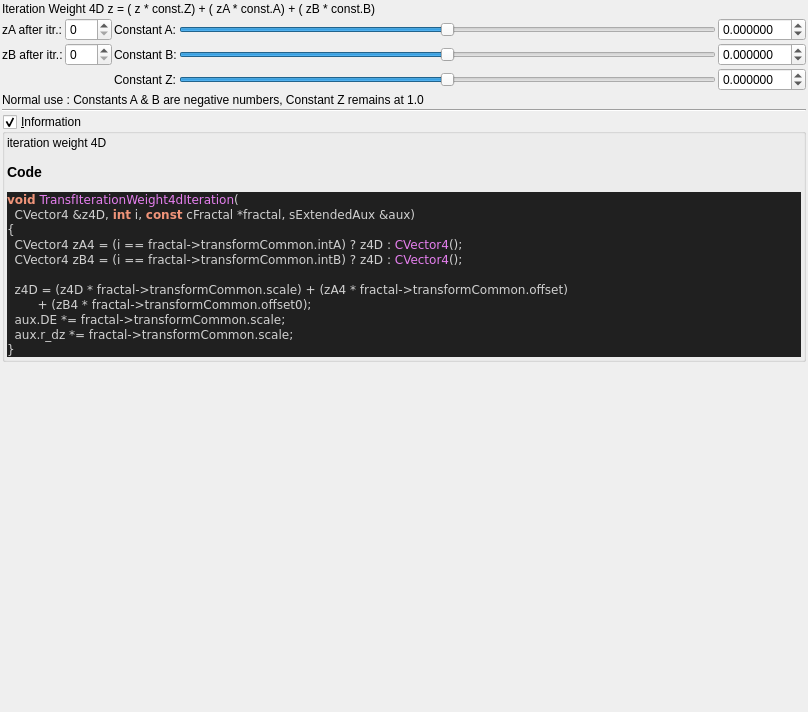
<?xml version="1.0" encoding="UTF-8"?>
<ui version="4.0">
 <class>transf_iteration_weight4d</class>
 <widget class="QWidget" name="Form">
  <property name="geometry">
   <rect>
    <x>0</x>
    <y>0</y>
    <width>808</width>
    <height>712</height>
   </rect>
  </property>
  <property name="windowTitle">
   <string notr="true">transf_iteration_weight4d</string>
  </property>
  <layout class="QVBoxLayout" name="verticalLayout">
   <property name="spacing">
    <number>2</number>
   </property>
   <property name="leftMargin">
    <number>2</number>
   </property>
   <property name="topMargin">
    <number>2</number>
   </property>
   <property name="rightMargin">
    <number>2</number>
   </property>
   <property name="bottomMargin">
    <number>2</number>
   </property>
   <item>
    <widget class="QLabel" name="label_78">
     <property name="text">
      <string>Iteration Weight 4D z = ( z * const.Z) + ( zA * const.A) + ( zB * const.B)</string>
     </property>
    </widget>
   </item>
   <item>
    <layout class="QGridLayout" name="gridLayout_31">
     <property name="spacing">
      <number>2</number>
     </property>
     <item row="2" column="4">
      <widget class="MyDoubleSpinBox" name="spinbox_transf_scale">
       <property name="sizePolicy">
        <sizepolicy hsizetype="Minimum" vsizetype="Maximum">
         <horstretch>0</horstretch>
         <verstretch>0</verstretch>
        </sizepolicy>
       </property>
       <property name="prefix">
        <string/>
       </property>
       <property name="suffix">
        <string/>
       </property>
       <property name="decimals">
        <number>6</number>
       </property>
       <property name="minimum">
        <double>-99.989999999999995</double>
       </property>
       <property name="maximum">
        <double>99.989999999999995</double>
       </property>
       <property name="singleStep">
        <double>0.100000000000000</double>
       </property>
      </widget>
     </item>
     <item row="2" column="3">
      <widget class="QSlider" name="slider_transf_scale">
       <property name="sizePolicy">
        <sizepolicy hsizetype="Expanding" vsizetype="Maximum">
         <horstretch>0</horstretch>
         <verstretch>0</verstretch>
        </sizepolicy>
       </property>
       <property name="minimum">
        <number>-5000000</number>
       </property>
       <property name="maximum">
        <number>5000000</number>
       </property>
       <property name="singleStep">
        <number>1</number>
       </property>
       <property name="orientation">
        <enum>Qt::Horizontal</enum>
       </property>
      </widget>
     </item>
     <item row="1" column="1">
      <widget class="MySpinBox" name="spinboxInt_transf_int_B">
       <property name="sizePolicy">
        <sizepolicy hsizetype="Minimum" vsizetype="Maximum">
         <horstretch>0</horstretch>
         <verstretch>0</verstretch>
        </sizepolicy>
       </property>
       <property name="maximum">
        <number>250</number>
       </property>
      </widget>
     </item>
     <item row="0" column="4">
      <widget class="MyDoubleSpinBox" name="spinbox_transf_offset">
       <property name="sizePolicy">
        <sizepolicy hsizetype="Minimum" vsizetype="Maximum">
         <horstretch>0</horstretch>
         <verstretch>0</verstretch>
        </sizepolicy>
       </property>
       <property name="prefix">
        <string/>
       </property>
       <property name="suffix">
        <string/>
       </property>
       <property name="decimals">
        <number>6</number>
       </property>
       <property name="minimum">
        <double>-99.989999999999995</double>
       </property>
       <property name="maximum">
        <double>99.989999999999995</double>
       </property>
       <property name="singleStep">
        <double>0.100000000000000</double>
       </property>
      </widget>
     </item>
     <item row="1" column="4">
      <widget class="MyDoubleSpinBox" name="spinbox_transf_offset_0">
       <property name="sizePolicy">
        <sizepolicy hsizetype="Minimum" vsizetype="Maximum">
         <horstretch>0</horstretch>
         <verstretch>0</verstretch>
        </sizepolicy>
       </property>
       <property name="prefix">
        <string/>
       </property>
       <property name="suffix">
        <string/>
       </property>
       <property name="decimals">
        <number>6</number>
       </property>
       <property name="minimum">
        <double>-99.989999999999995</double>
       </property>
       <property name="maximum">
        <double>99.989999999999995</double>
       </property>
       <property name="singleStep">
        <double>0.100000000000000</double>
       </property>
      </widget>
     </item>
     <item row="1" column="2">
      <widget class="QLabel" name="label_43">
       <property name="text">
        <string>Constant B:</string>
       </property>
      </widget>
     </item>
     <item row="1" column="0">
      <widget class="QLabel" name="label_77">
       <property name="text">
        <string>zB after itr.:</string>
       </property>
      </widget>
     </item>
     <item row="0" column="3">
      <widget class="QSlider" name="slider_transf_offset">
       <property name="sizePolicy">
        <sizepolicy hsizetype="Preferred" vsizetype="Preferred">
         <horstretch>0</horstretch>
         <verstretch>0</verstretch>
        </sizepolicy>
       </property>
       <property name="minimum">
        <number>-5000000</number>
       </property>
       <property name="maximum">
        <number>5000000</number>
       </property>
       <property name="singleStep">
        <number>1</number>
       </property>
       <property name="orientation">
        <enum>Qt::Horizontal</enum>
       </property>
      </widget>
     </item>
     <item row="0" column="2">
      <widget class="QLabel" name="label_39">
       <property name="text">
        <string>Constant A:</string>
       </property>
      </widget>
     </item>
     <item row="2" column="2">
      <widget class="QLabel" name="label_63">
       <property name="text">
        <string>Constant Z:</string>
       </property>
      </widget>
     </item>
     <item row="0" column="0">
      <widget class="QLabel" name="label_76">
       <property name="text">
        <string>zA after itr.:</string>
       </property>
      </widget>
     </item>
     <item row="1" column="3">
      <widget class="QSlider" name="slider_transf_offset_0">
       <property name="sizePolicy">
        <sizepolicy hsizetype="Expanding" vsizetype="Maximum">
         <horstretch>0</horstretch>
         <verstretch>0</verstretch>
        </sizepolicy>
       </property>
       <property name="minimum">
        <number>-5000000</number>
       </property>
       <property name="maximum">
        <number>5000000</number>
       </property>
       <property name="singleStep">
        <number>1</number>
       </property>
       <property name="orientation">
        <enum>Qt::Horizontal</enum>
       </property>
      </widget>
     </item>
     <item row="0" column="1">
      <widget class="MySpinBox" name="spinboxInt_transf_int_A">
       <property name="sizePolicy">
        <sizepolicy hsizetype="Minimum" vsizetype="Maximum">
         <horstretch>0</horstretch>
         <verstretch>0</verstretch>
        </sizepolicy>
       </property>
       <property name="minimum">
        <number>0</number>
       </property>
       <property name="maximum">
        <number>250</number>
       </property>
       <property name="value">
        <number>0</number>
       </property>
      </widget>
     </item>
     <item row="3" column="0" colspan="5">
      <widget class="QLabel" name="label">
       <property name="text">
        <string>Normal use : Constants A &amp; B are negative numbers, Constant Z remains at 1.0</string>
       </property>
      </widget>
     </item>
    </layout>
   </item>
   <item>
    <widget class="Line" name="line_8">
     <property name="orientation">
      <enum>Qt::Horizontal</enum>
     </property>
    </widget>
   </item>
   <item>
    <widget class="MyGroupBox" name="groupCheck_info">
     <property name="title">
      <string>&amp;Information</string>
     </property>
     <property name="flat">
      <bool>false</bool>
     </property>
     <property name="checkable">
      <bool>true</bool>
     </property>
     <layout class="QVBoxLayout" name="verticalLayout_2">
      <property name="spacing">
       <number>2</number>
      </property>
      <property name="leftMargin">
       <number>2</number>
      </property>
      <property name="topMargin">
       <number>2</number>
      </property>
      <property name="rightMargin">
       <number>2</number>
      </property>
      <property name="bottomMargin">
       <number>2</number>
      </property>
      <item>
       <widget class="QLabel" name="label_code_content">
        <property name="text">
         <string notr="true">&lt;p&gt;iteration weight 4D&lt;/p&gt;&lt;table&gt;
&lt;/table&gt;
&lt;h3&gt;Code&lt;/h3&gt;
&lt;body style=&quot;background-color:#202020&quot;&gt;
&lt;pre style=&quot;color:#d0d0d0; background-color:#202020;  font-family:'Courier New',monospace;&quot;&gt;&lt;span style=&quot;color:#f09479; font-weight:bold&quot;&gt;void&lt;/span&gt; &lt;span style=&quot;color:#e47eed&quot;&gt;TransfIterationWeight4dIteration&lt;/span&gt;&lt;span style=&quot;color:#d0d0d0&quot;&gt;(&lt;/span&gt;
  CVector4 &lt;span style=&quot;color:#d0d0d0&quot;&gt;&amp;amp;&lt;/span&gt;z4D&lt;span style=&quot;color:#d0d0d0&quot;&gt;,&lt;/span&gt; &lt;span style=&quot;color:#f09479; font-weight:bold&quot;&gt;int&lt;/span&gt; i&lt;span style=&quot;color:#d0d0d0&quot;&gt;,&lt;/span&gt; &lt;span style=&quot;color:#f09479; font-weight:bold&quot;&gt;const&lt;/span&gt; cFractal &lt;span style=&quot;color:#d0d0d0&quot;&gt;*&lt;/span&gt;fractal&lt;span style=&quot;color:#d0d0d0&quot;&gt;,&lt;/span&gt; sExtendedAux &lt;span style=&quot;color:#d0d0d0&quot;&gt;&amp;amp;&lt;/span&gt;aux&lt;span style=&quot;color:#d0d0d0&quot;&gt;)&lt;/span&gt;
&lt;span style=&quot;color:#d0d0d0&quot;&gt;{&lt;/span&gt;
  CVector4 zA4 &lt;span style=&quot;color:#d0d0d0&quot;&gt;= (&lt;/span&gt;i &lt;span style=&quot;color:#d0d0d0&quot;&gt;==&lt;/span&gt; fractal&lt;span style=&quot;color:#d0d0d0&quot;&gt;-&amp;gt;&lt;/span&gt;transformCommon&lt;span style=&quot;color:#d0d0d0&quot;&gt;.&lt;/span&gt;intA&lt;span style=&quot;color:#d0d0d0&quot;&gt;)&lt;/span&gt; ? z4D &lt;span style=&quot;color:#d0d0d0&quot;&gt;:&lt;/span&gt; &lt;span style=&quot;color:#e47eed&quot;&gt;CVector4&lt;/span&gt;&lt;span style=&quot;color:#d0d0d0&quot;&gt;();&lt;/span&gt;
  CVector4 zB4 &lt;span style=&quot;color:#d0d0d0&quot;&gt;= (&lt;/span&gt;i &lt;span style=&quot;color:#d0d0d0&quot;&gt;==&lt;/span&gt; fractal&lt;span style=&quot;color:#d0d0d0&quot;&gt;-&amp;gt;&lt;/span&gt;transformCommon&lt;span style=&quot;color:#d0d0d0&quot;&gt;.&lt;/span&gt;intB&lt;span style=&quot;color:#d0d0d0&quot;&gt;)&lt;/span&gt; ? z4D &lt;span style=&quot;color:#d0d0d0&quot;&gt;:&lt;/span&gt; &lt;span style=&quot;color:#e47eed&quot;&gt;CVector4&lt;/span&gt;&lt;span style=&quot;color:#d0d0d0&quot;&gt;();&lt;/span&gt;

  z4D &lt;span style=&quot;color:#d0d0d0&quot;&gt;= (&lt;/span&gt;z4D &lt;span style=&quot;color:#d0d0d0&quot;&gt;*&lt;/span&gt; fractal&lt;span style=&quot;color:#d0d0d0&quot;&gt;-&amp;gt;&lt;/span&gt;transformCommon&lt;span style=&quot;color:#d0d0d0&quot;&gt;.&lt;/span&gt;scale&lt;span style=&quot;color:#d0d0d0&quot;&gt;) + (&lt;/span&gt;zA4 &lt;span style=&quot;color:#d0d0d0&quot;&gt;*&lt;/span&gt; fractal&lt;span style=&quot;color:#d0d0d0&quot;&gt;-&amp;gt;&lt;/span&gt;transformCommon&lt;span style=&quot;color:#d0d0d0&quot;&gt;.&lt;/span&gt;offset&lt;span style=&quot;color:#d0d0d0&quot;&gt;)&lt;/span&gt;
        &lt;span style=&quot;color:#d0d0d0&quot;&gt;+ (&lt;/span&gt;zB4 &lt;span style=&quot;color:#d0d0d0&quot;&gt;*&lt;/span&gt; fractal&lt;span style=&quot;color:#d0d0d0&quot;&gt;-&amp;gt;&lt;/span&gt;transformCommon&lt;span style=&quot;color:#d0d0d0&quot;&gt;.&lt;/span&gt;offset0&lt;span style=&quot;color:#d0d0d0&quot;&gt;);&lt;/span&gt;
  aux&lt;span style=&quot;color:#d0d0d0&quot;&gt;.&lt;/span&gt;DE &lt;span style=&quot;color:#d0d0d0&quot;&gt;*=&lt;/span&gt; fractal&lt;span style=&quot;color:#d0d0d0&quot;&gt;-&amp;gt;&lt;/span&gt;transformCommon&lt;span style=&quot;color:#d0d0d0&quot;&gt;.&lt;/span&gt;scale&lt;span style=&quot;color:#d0d0d0&quot;&gt;;&lt;/span&gt;
  aux&lt;span style=&quot;color:#d0d0d0&quot;&gt;.&lt;/span&gt;r_dz &lt;span style=&quot;color:#d0d0d0&quot;&gt;*=&lt;/span&gt; fractal&lt;span style=&quot;color:#d0d0d0&quot;&gt;-&amp;gt;&lt;/span&gt;transformCommon&lt;span style=&quot;color:#d0d0d0&quot;&gt;.&lt;/span&gt;scale&lt;span style=&quot;color:#d0d0d0&quot;&gt;;&lt;/span&gt;
&lt;span style=&quot;color:#d0d0d0&quot;&gt;}&lt;/span&gt;
&lt;/pre&gt;
&lt;/body&gt;</string>
        </property>
        <property name="wordWrap">
         <bool>true</bool>
        </property>
        <property name="openExternalLinks">
         <bool>true</bool>
        </property>
        <property name="textInteractionFlags">
         <set>Qt::LinksAccessibleByMouse|Qt::TextSelectableByMouse</set>
        </property>
       </widget>
      </item>
     </layout>
    </widget>
   </item>
   <item>
    <spacer name="verticalSpacer">
     <property name="orientation">
      <enum>Qt::Vertical</enum>
     </property>
     <property name="sizeHint" stdset="0">
      <size>
       <width>20</width>
       <height>40</height>
      </size>
     </property>
    </spacer>
   </item>
  </layout>
 </widget>
 <customwidgets>
  <customwidget>
   <class>MyDoubleSpinBox</class>
   <extends>QDoubleSpinBox</extends>
   <header>my_double_spin_box.h</header>
  </customwidget>
  <customwidget>
   <class>MyGroupBox</class>
   <extends>QGroupBox</extends>
   <header>my_group_box.h</header>
   <container>1</container>
  </customwidget>
  <customwidget>
   <class>MySpinBox</class>
   <extends>QSpinBox</extends>
   <header>my_spin_box.h</header>
  </customwidget>
 </customwidgets>
 <tabstops>
  <tabstop>spinboxInt_transf_int_A</tabstop>
  <tabstop>slider_transf_offset</tabstop>
  <tabstop>spinbox_transf_offset</tabstop>
  <tabstop>spinboxInt_transf_int_B</tabstop>
  <tabstop>slider_transf_offset_0</tabstop>
  <tabstop>spinbox_transf_offset_0</tabstop>
  <tabstop>slider_transf_scale</tabstop>
  <tabstop>spinbox_transf_scale</tabstop>
  <tabstop>groupCheck_info</tabstop>
 </tabstops>
 <resources/>
 <connections/>
</ui>
